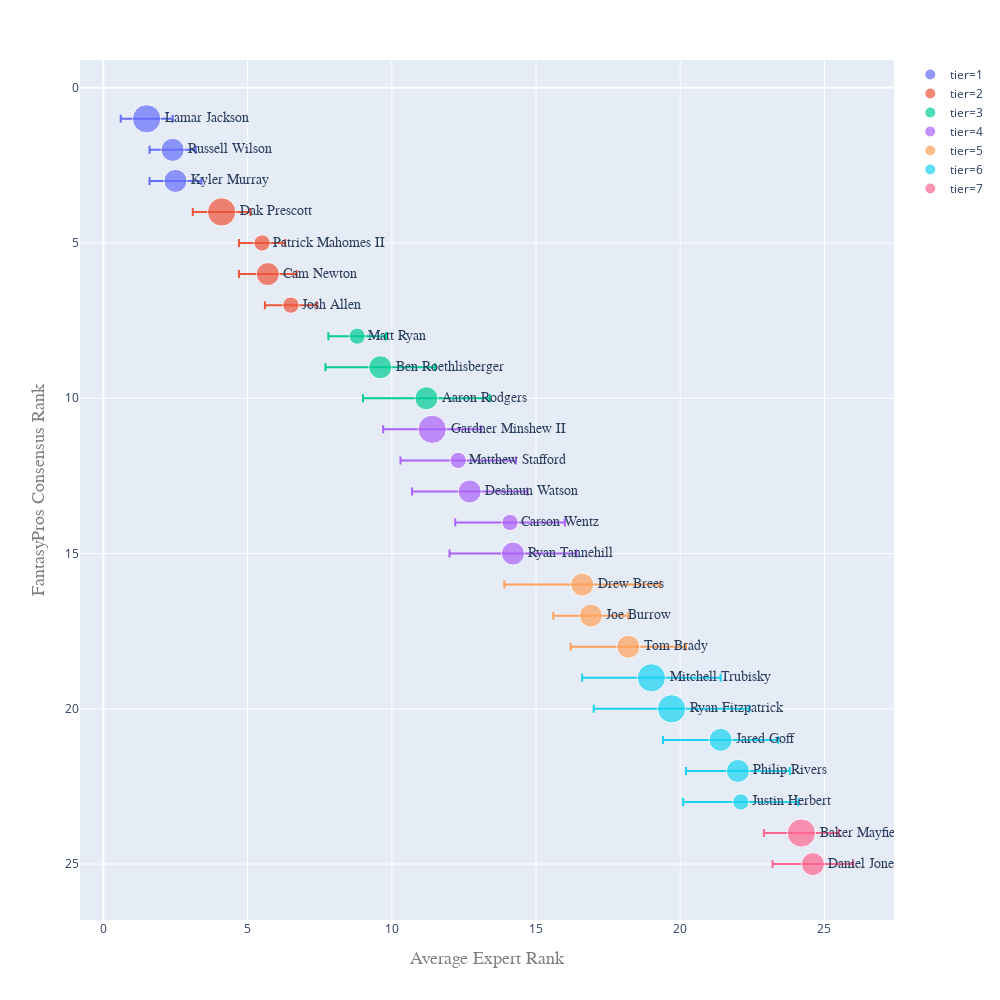

This figure's notebook cell:
### Code cell
qb= model('qb')

### Figure 1 — Plotly figure (JSON) as saved in the notebook; plotly's stock layout.template omitted (floating-point values rounded to 4 significant figures)
{"data": [{"textposition": "middle right", "hovertemplate": "tier=1<br>avg=%{x}<br>rank=%{y}<br>d_rank=%{marker.size}<br>name=%{text}", "showlegend": true, "legendgroup": "tier=1", "error_x": {"array": [0.9, 0.8, 0.9]}, "name": "tier=1", "yaxis": "y", "text": ["Lamar Jackson", "Russell Wilson", "Kyler Murray"], "textfont": {"family": "sans serif", "size": 14}, "y": ["1", "2", "3"], "hoverlabel": {"namelength": 0}, "mode": "markers+text", "xaxis": "x", "marker": {"opacity": 0.7, "sizeref": 0.0075, "color": "#636efa", "symbol": "circle", "sizemode": "area", "size": [3, 2, 2]}, "x": [1.5, 2.4, 2.5], "type": "scatter"}, {"textposition": "middle right", "hovertemplate": "tier=2<br>avg=%{x}<br>rank=%{y}<br>d_rank=%{marker.size}<br>name=%{text}", "showlegend": true, "legendgroup": "tier=2", "error_x": {"array": [1, 0.8, 1, 0.9]}, "name": "tier=2", "yaxis": "y", "text": ["Dak Prescott", "Patrick Mahomes II", "Cam Newton", "Josh Allen"], "textfont": {"family": "sans serif", "size": 14}, "y": ["4", "5", "6", "7"], "hoverlabel": {"namelength": 0}, "mode": "markers+text", "xaxis": "x", "marker": {"opacity": 0.7, "sizeref": 0.0075, "color": "#EF553B", "symbol": "circle", "sizemode": "area", "size": [3, 1, 2, 1]}, "x": [4.1, 5.5, 5.7, 6.5], "type": "scatter"}, {"textposition": "middle right", "hovertemplate": "tier=3<br>avg=%{x}<br>rank=%{y}<br>d_rank=%{marker.size}<br>name=%{text}", "showlegend": true, "legendgroup": "tier=3", "error_x": {"array": [1, 1.9, 2.2]}, "name": "tier=3", "yaxis": "y", "text": ["Matt Ryan", "Ben Roethlisberger", "Aaron Rodgers"], "textfont": {"family": "sans serif", "size": 14}, "y": ["8", "9", "10"], "hoverlabel": {"namelength": 0}, "mode": "markers+text", "xaxis": "x", "marker": {"opacity": 0.7, "sizeref": 0.0075, "color": "#00cc96", "symbol": "circle", "sizemode": "area", "size": [1, 2, 2]}, "x": [8.8, 9.6, 11.2], "type": "scatter"}, {"textposition": "middle right", "hovertemplate": "tier=4<br>avg=%{x}<br>rank=%{y}<br>d_rank=%{marker.size}<br>name=%{text}", "showlegend": true, "legendgroup": "tier=4", "error_x": {"array": [2.2, 1.9, 2, 2, 1.7]}, "name": "tier=4", "yaxis": "y", "text": ["Ryan Tannehill", "Carson Wentz", "Deshaun Watson", "Matthew Stafford", "Gardner Minshew II"], "textfont": {"family": "sans serif", "size": 14}, "y": ["15", "14", "13", "12", "11"], "hoverlabel": {"namelength": 0}, "mode": "markers+text", "xaxis": "x", "marker": {"opacity": 0.7, "sizeref": 0.0075, "color": "#ab63fa", "symbol": "circle", "sizemode": "area", "size": [2, 1, 2, 1, 3]}, "x": [14.2, 14.1, 12.7, 12.3, 11.4], "type": "scatter"}, {"textposition": "middle right", "hovertemplate": "tier=5<br>avg=%{x}<br>rank=%{y}<br>d_rank=%{marker.size}<br>name=%{text}", "showlegend": true, "legendgroup": "tier=5", "error_x": {"array": [2.7, 1.3, 2]}, "name": "tier=5", "yaxis": "y", "text": ["Drew Brees", "Joe Burrow", "Tom Brady"], "textfont": {"family": "sans serif", "size": 14}, "y": ["16", "17", "18"], "hoverlabel": {"namelength": 0}, "mode": "markers+text", "xaxis": "x", "marker": {"opacity": 0.7, "sizeref": 0.0075, "color": "#FFA15A", "symbol": "circle", "sizemode": "area", "size": [2, 2, 2]}, "x": [16.6, 16.9, 18.2], "type": "scatter"}, {"textposition": "middle right", "hovertemplate": "tier=6<br>avg=%{x}<br>rank=%{y}<br>d_rank=%{marker.size}<br>name=%{text}", "showlegend": true, "legendgroup": "tier=6", "error_x": {"array": [2.4, 2.7, 2, 1.8, 2]}, "name": "tier=6", "yaxis": "y", "text": ["Mitchell Trubisky", "Ryan Fitzpatrick", "Jared Goff", "Philip Rivers", "Justin Herbert"], "textfont": {"family": "sans serif", "size": 14}, "y": ["19", "20", "21", "22", "23"], "hoverlabel": {"namelength": 0}, "mode": "markers+text", "xaxis": "x", "marker": {"opacity": 0.7, "sizeref": 0.0075, "color": "#19d3f3", "symbol": "circle", "sizemode": "area", "size": [3, 3, 2, 2, 1]}, "x": [19, 19.7, 21.4, 22, 22.1], "type": "scatter"}, {"textposition": "middle right", "hovertemplate": "tier=7<br>avg=%{x}<br>rank=%{y}<br>d_rank=%{marker.size}<br>name=%{text}", "showlegend": true, "legendgroup": "tier=7", "error_x": {"array": [1.3, 1.4]}, "name": "tier=7", "yaxis": "y", "text": ["Baker Mayfield", "Daniel Jones"], "textfont": {"family": "sans serif", "size": 14}, "y": ["24", "25"], "hoverlabel": {"namelength": 0}, "mode": "markers+text", "xaxis": "x", "marker": {"opacity": 0.7, "sizeref": 0.0075, "color": "#FF6692", "symbol": "circle", "sizemode": "area", "size": [3, 2]}, "x": [24.2, 24.6], "type": "scatter"}], "layout": {"autosize": true, "xaxis": {"automargin": true, "title": {"text": "Average Expert Rank", "font": {"color": "#7f7f7f", "family": "Courier New, monospace", "size": 18}}}, "yaxis": {"automargin": true, "autorange": "reversed", "title": {"text": "FantasyPros Consensus Rank", "font": {"color": "#7f7f7f", "family": "Courier New, monospace", "size": 18}}}, "showlegend": true, "height": 1000, "width": 1000, "margin": {"t": 60}, "legend": {"itemsizing": "constant", "tracegroupgap": 0}}}
